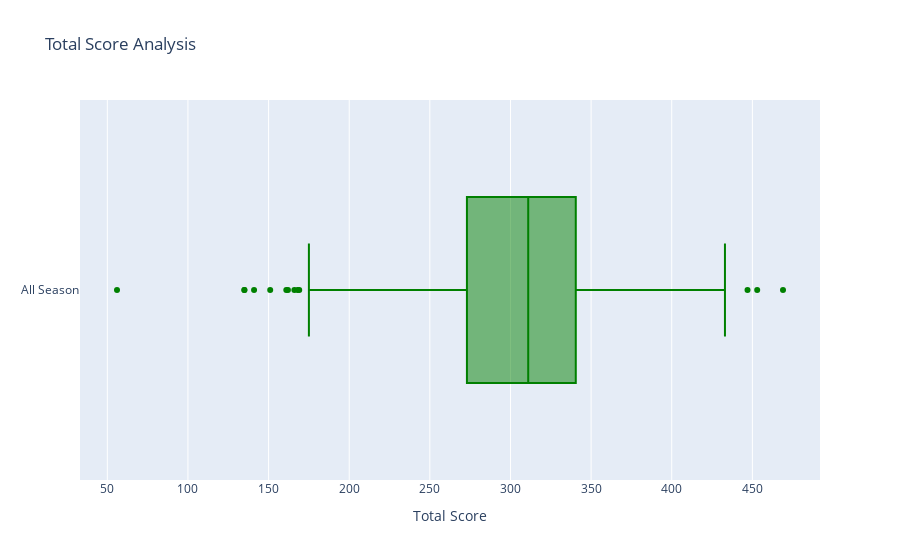

This figure's notebook cell:
### Code cell
trace=go.Box(x=season_wise['total_runs'], name='All Season', marker={'color':'green'})


data=[trace]
layout=go.Layout(title='Total Score Analysis',
                xaxis={'title': 'Total Score'})
fig= go.Figure(data=data, layout=layout)
fig.show()

### Figure 1 — Plotly figure (JSON) as saved in the notebook; plotly's stock layout.template omitted (floating-point values rounded to 4 significant figures; data arrays with more than 128 entries replaced by an {"elided": "..."} marker saying what was removed)
{"data": [{"marker": {"color": "green"}, "name": "All Season", "type": "box", "x": {"elided": "636 int values"}}], "layout": {"autosize": true, "title": {"text": "Total Score Analysis"}, "xaxis": {"autorange": true, "range": [33.06, 491.9], "title": {"text": "Total Score"}, "type": "linear"}, "yaxis": {"autorange": true, "range": [-0.5, 0.5], "type": "category"}}}
